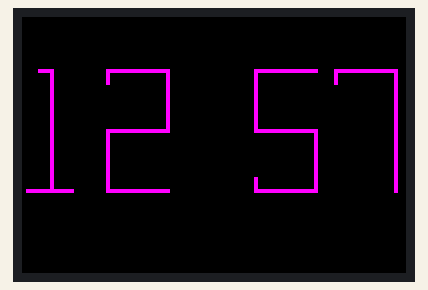
Recording of a sketch running on a simulated Arduino Uno, built with avr-gcc and run on an emulated ATmega328P. Parts: 96×64 colour display. What the sketch prints to the serial monitor is not drawn.

Above: at 0.2 s.
At 4.2 s:
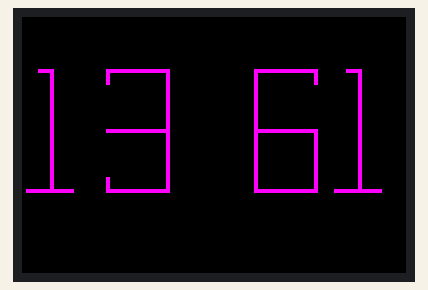
At 9.2 s:
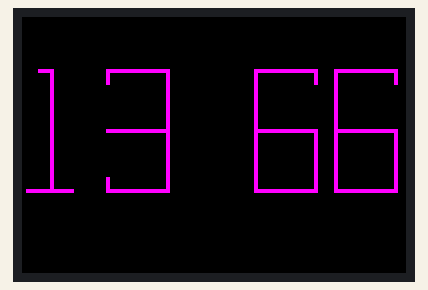
At 19.2 s:
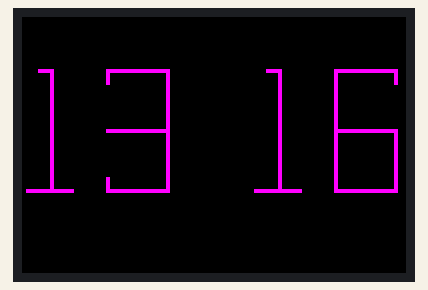
At 28.3 s:
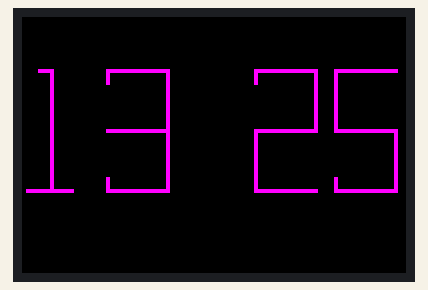
At 38.3 s:
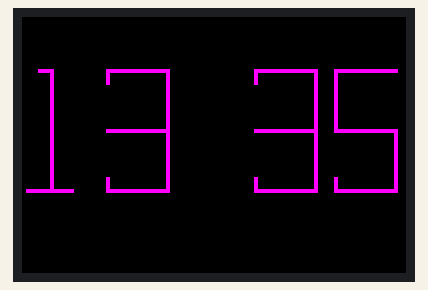

Measured:
- what the display in image 1 shows lasts 1.0 s, from 4.2 s to 5.2 s

The sketch:

MainProgram4.ino
```cpp
/*
Pavel Artiushkov
10.11.2018
Test For OLED Screen
*/

#define sclk 13
#define mosi 11
#define cs   10
#define rst  9
#define dc   8

// Color definitions
#define BLACK           0x0000
#define BLUE            0x001F
#define RED             0xF800
#define GREEN           0x07E0
#define CYAN            0x07FF
#define MAGENTA         0xF81F
#define YELLOW          0xFFE0
#define WHITE           0xFFFF

#include <Adafruit_GFX.h>
#include <Adafruit_SSD1331.h>
#include <SPI.h>

Adafruit_SSD1331 display = Adafruit_SSD1331(cs, dc, mosi, sclk, rst);

float p = 3.1415926;


/*********************************************************************************************************************************************/
void setup(void) {
  Serial.begin(9600);
  Serial.print("Start");
  display.begin();

  Serial.println("init");
  uint16_t time = millis();
  display.fillScreen(BLACK);
  time = millis() - time;

  uint16_t Hours=12;
  uint16_t Minutes=57;

  numberOutput(Hours/10, 30, 1, 13, MAGENTA);
  numberOutput(Hours%10, 30, 21, 13, MAGENTA);
  numberOutput(Minutes/10, 30, 58, 13, MAGENTA);
  numberOutput(Minutes%10, 30, 78, 13, MAGENTA);


  while(1) {
    delay(1000);
    for (uint16_t i; i<=59; i++) {
      delay(1000);

      if (i%2 == 0) {
        display.fillRect(45, 16, 8, 4, WHITE);
      }
      else {
        upDot(8, 4, 45, 16, RED);
        downDot(8, 4, 45, 31, RED);
      }
    }


    Minutes++;
    numberOutput(Minutes%10, 30, 78, 13, MAGENTA);

    if (Minutes%10 == 0) {
      numberOutput(Minutes/10, 30, 58, 13, MAGENTA);
    }

    if (Minutes>=60) {
      Minutes=0;
      Hours++;
      numberOutput(Hours%10, 30, 21, 13, MAGENTA);
      if (Hours%10 == 0) {
        numberOutput(Hours/10, 30, 1, 13, MAGENTA);
      }
    }

    if (Hours>=24) {
      Minutes=0;
      Hours=0;
      numberOutput(Hours/10, 30, 1, 13, MAGENTA);
    }
  }
}


void loop() {
}


void upDot(uint16_t H, uint16_t W, uint16_t X, uint16_t Y, uint16_t Color) {
  display.drawLine(X, Y+H, X, Y, Color);
  display.drawLine(X, Y, X+W, Y, Color);
  display.drawLine(X+W, Y, X+W, Y+H, Color);
}


void downDot(uint16_t H, uint16_t W, uint16_t X, uint16_t Y, uint16_t Color) {
  display.drawLine(X, Y, X, Y+H, Color);
  display.drawLine(X, Y+H, X+W, Y+H, Color);
  display.drawLine(X+W, Y+H, X+W, Y, Color);
}


void numberOutput(uint16_t N, uint16_t H, uint16_t X, uint16_t Y, uint16_t Color) {
  //display.drawRect(X, Y, 15, H, RED);
  display.fillRect(X, Y, H/2+1, H+1, BLACK);

  switch(N) {
    case 0:
      display.drawRect(X, Y, H/2, H+1, Color);
      break;

    case 1:
      display.drawLine(X+3, Y, X+6, Y, Color);
      display.drawLine(X+6, Y, X+6, Y+H, Color);
      display.drawLine(X, Y+H, X+11, Y+H, Color);
      break;

    case 2:
      display.drawLine(X, Y+3, X, Y, Color);
      display.drawLine(X, Y, X+H/2, Y, Color);
      display.drawLine(X+H/2, Y, X+H/2, Y+H/2, Color);
      display.drawLine(X+H/2, Y+H/2, X, Y+H/2, Color);
      display.drawLine(X, Y+H/2, X, Y+H, Color);
      display.drawLine(X, Y+H, X+H/2, Y+H, Color);
      break;

    case 3:
      display.drawLine(X, Y+3, X, Y, Color);
      display.drawLine(X, Y, X+H/2, Y, Color);
      display.drawLine(X+H/2, Y, X+H/2, Y+H/2, Color);
      display.drawLine(X+H/2, Y+H/2, X, Y+H/2, Color);
      display.drawLine(X+H/2, Y+H/2, X+H/2, Y+H, Color);
      display.drawLine(X, Y+H, X+H/2, Y+H, Color);
      display.drawLine(X, Y+H-3, X, Y+H, Color);
      break;

    case 4:
      display.drawLine(X, Y, X, Y+H/2, Color);
      display.drawLine(X, Y+H/2, X+H/2, Y+H/2, Color);
      display.drawLine(X+H/2, Y, X+H/2, Y+H, Color);
      break;

    case 5:
      display.drawLine(X, Y, X+H/2, Y, Color);
      display.drawLine(X, Y, X, Y+H/2, Color);
      display.drawLine(X+H/2, Y+H/2, X, Y+H/2, Color);
      display.drawLine(X+H/2, Y+H/2, X+H/2, Y+H, Color);
      display.drawLine(X, Y+H, X+H/2, Y+H, Color);
      display.drawLine(X, Y+H, X, Y+H-3, Color);
      break;

    case 6:
      display.drawLine(X, Y, X+H/2, Y, Color);
      //display.drawLine(X+H/2, Y, X+H/2, Y+H/2, Color);
      display.drawLine(X+H/2, Y+H/2, X+H/2, Y+H, Color);
      display.drawLine(X+H/2, Y+H, X, Y+H, Color);
      display.drawLine(X, Y+H, X, Y+H/2, Color);
      display.drawLine(X, Y+H/2, X, Y, Color);

      display.drawLine(X, Y+H/2, X+H/2, Y+H/2, Color);
      display.drawLine(X+H/2, Y, X+H/2, Y+3, Color);
      break;

    case 7:
      display.drawLine(X, Y+3, X, Y, Color);
      display.drawLine(X, Y, X+H/2, Y, Color);
      display.drawLine(X+H/2, Y, X+H/2, Y+H, Color);
      break;

    case 8:
      display.drawLine(X, Y, X+H/2, Y, Color);
      display.drawLine(X+H/2, Y, X+H/2, Y+H/2, Color);
      display.drawLine(X+H/2, Y+H/2, X+H/2, Y+H, Color);
      display.drawLine(X+H/2, Y+H, X, Y+H, Color);
      display.drawLine(X, Y+H, X, Y+H/2, Color);
      display.drawLine(X, Y+H/2, X, Y, Color);

      display.drawLine(X, Y+H/2, X+H/2, Y+H/2, Color);
      break;

    case 9:
      display.drawLine(X, Y, X+H/2, Y, Color);
      display.drawLine(X+H/2, Y, X+H/2, Y+H/2, Color);
      display.drawLine(X+H/2, Y+H/2, X+H/2, Y+H, Color);
      display.drawLine(X+H/2, Y+H, X, Y+H, Color);
      //display.drawLine(X, Y+H, X, Y+H/2, Color);
      display.drawLine(X, Y+H/2, X, Y, Color);

      display.drawLine(X, Y+H/2, X+H/2, Y+H/2, Color);
      display.drawLine(X, Y+H, X, Y+H-3, Color);
      break;
  }
}
```
